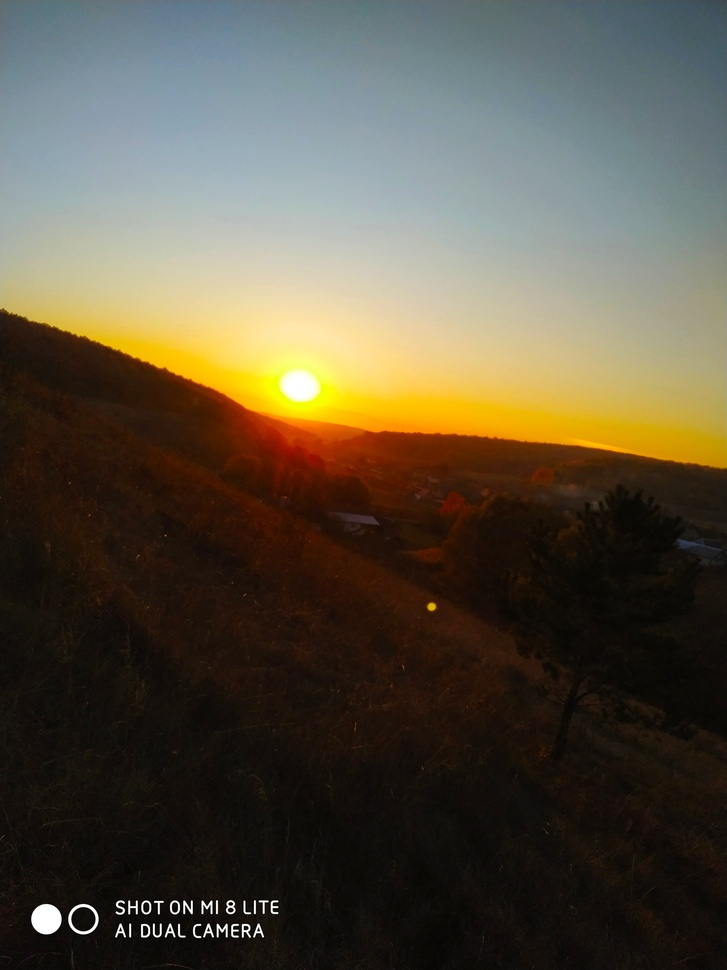
#> input picture sunset.jpg, 727 x 970 px, shrunk from 3024 x 4032 before the run
$ python main.py
#> lines starting #> are read from the running program, lines starting #| are printed output that depends on the picture
from PIL import Image

sunset = Image.open("sunset.jpg")
#> sunset is the input picture: PIL image 727x970 RGB; mean R, G, B 88.5, 81.3, 65.5
sunset_c = sunset.convert("L")
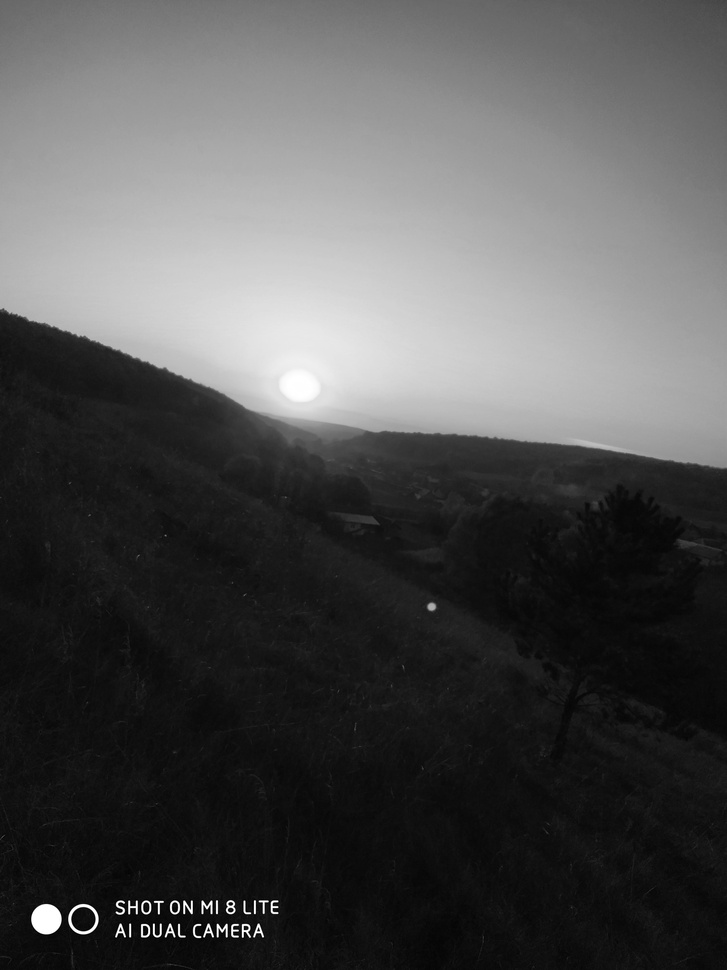
#> sunset_c: PIL image 727x970 L; min 0, max 255, mean 81.6

sunset_c.show()
